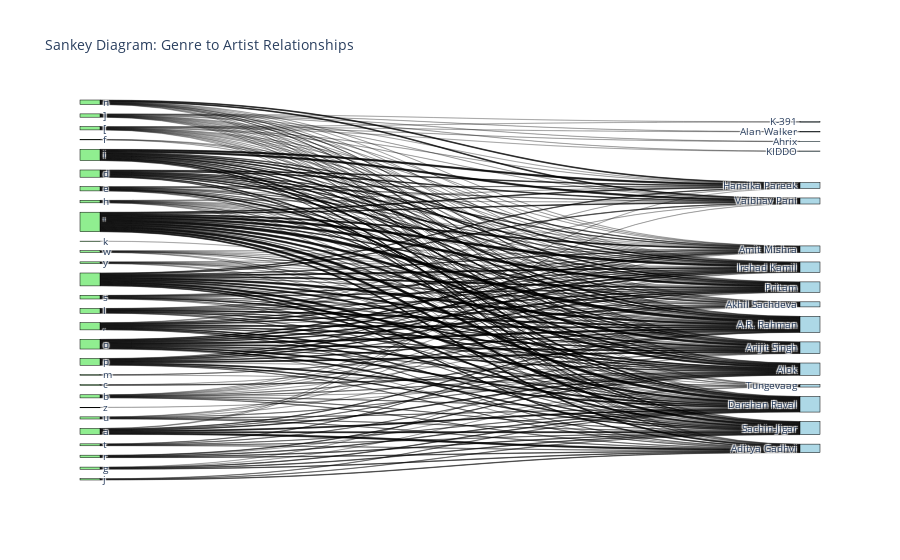

The cell this chart's notebook holds for it:
### Code cell
# 3. Advanced Visualization: Sankey Diagram for Artist–Genre Relationships

import plotly.graph_objects as go

# Prepare nodes: unique genres and artist names
genre_nodes = list(genres_all)
artist_nodes = df['name'].tolist()

# Combine nodes (genres first, then artists)
all_nodes = genre_nodes + artist_nodes

# Create a mapping from node name to index
node_indices = {node: i for i, node in enumerate(all_nodes)}

# Build lists for the Sankey diagram connections
source = []
target = []
value = []

# For each artist, add a link from each associated genre to the artist
for i, row in df.iterrows():
    artist = row['name']
    # Skip if there are no genres (or optionally assign to a "No Genre" node)
    if not row['genres']:
        continue
    for genre in row['genres']:
        source.append(node_indices[genre])
        target.append(node_indices[artist])
        value.append(1)  # Each connection has equal weight

# Create the Sankey diagram
fig = go.Figure(data=[go.Sankey(
    node=dict(
        pad=15,
        thickness=20,
        line=dict(color="black", width=0.5),
        label=all_nodes,
        color=["lightgreen"]*len(genre_nodes) + ["lightblue"]*len(artist_nodes)
    ),
    link=dict(
        source=source,
        target=target,
        value=value
    )
)])
fig.update_layout(title_text="Sankey Diagram: Genre to Artist Relationships", font_size=10)
fig.show()

### Figure 1 — Plotly figure (JSON) as saved in the notebook; plotly's stock layout.template omitted (floating-point values rounded to 4 significant figures; data arrays with more than 128 entries replaced by an {"elided": "..."} marker saying what was removed)
{"data": [{"link": {"source": {"elided": "648 int values"}, "target": {"elided": "648 int values"}, "value": {"elided": "648 int values"}}, "node": {"color": ["lightgreen", "lightgreen", "lightgreen", "lightgreen", "lightgreen", "lightgreen", "lightgreen", "lightgreen", "lightgreen", "lightgreen", "lightgreen", "lightgreen", "lightgreen", "lightgreen", "lightgreen", "lightgreen", "lightgreen", "lightgreen", "lightgreen", "lightgreen", "lightgreen", "lightgreen", "lightgreen", "lightgreen", "lightgreen", "lightgreen", "lightgreen", "lightgreen", "lightblue", "lightblue", "lightblue", "lightblue", "lightblue", "lightblue", "lightblue", "lightblue", "lightblue", "lightblue", "lightblue", "lightblue", "lightblue", "lightblue", "lightblue", "lightblue", "lightblue"], "label": ["b", "w", "j", ",", "a", "t", "i", "h", "s", "l", "p", "]", "c", "u", "f", "g", "r", "k", " ", "n", "y", "z", "d", "[", "o", "m", "e", "'", "Tungevaag", "K-391", "Hansika Pareek", "Vaibhav Pani", "Alok", "Irshad Kamil", "A.R. Rahman", "Alan Walker", "Akhil Sachdeva", "Darshan Raval", "Sachin-Jigar", "Arijit Singh", "Ahrix", "Amit Mishra", "Aditya Gadhvi", "Pritam", "KIDDO"], "line": {"color": "black", "width": 0.5}, "pad": 15, "thickness": 20}, "type": "sankey"}], "layout": {"font": {"size": 10}, "title": {"text": "Sankey Diagram: Genre to Artist Relationships"}}}
